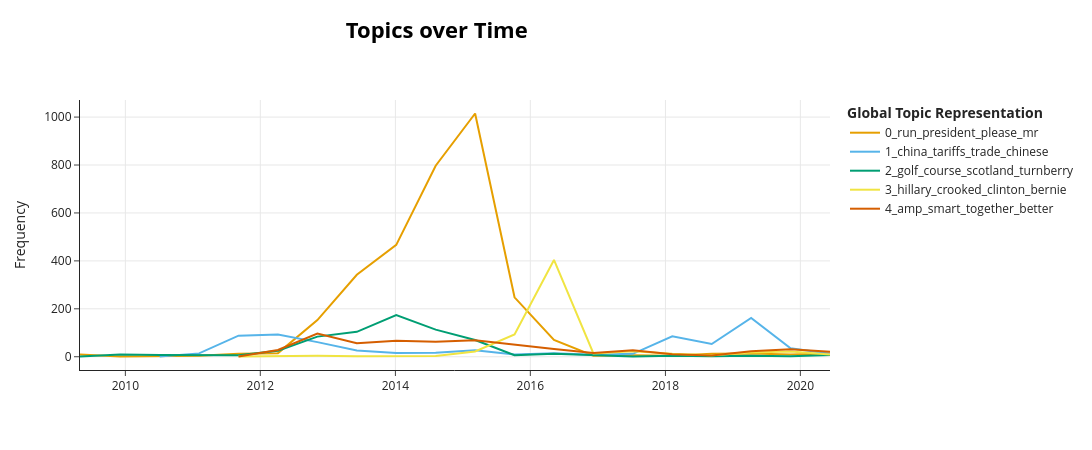

Notebook code cell kept with this figure:
### Markdown cell above
From the obtained `topics_over_time` DataFrame, we can analyze the evolution of topics over time and identify trends and patterns in the Tweet data. We can visualize using the method `visualize_topics_over_time` to see how topics evolve over time and identify trends and patterns in the Tweet data. This can provide valuable insights into the changing themes and trends in the text data over time.

The parameter `top_n_topics` specifies the number of top topics to visualize in the plot. This allows us to focus on the most prominent topics and their evolution over time, providing a clearer view of the changing themes and trends in the text data. By adjusting this parameter, we can control how many topics are included in the visualization and gain insights into the most significant topics in our analysis.

### Code cell
model.visualize_topics_over_time(topics_over_time, top_n_topics=5)

### Figure 1 — Plotly figure (JSON) as saved in the notebook; plotly's stock layout.template omitted (floating-point values rounded to 4 significant figures)
{"data": [{"hoverinfo": "text", "hovertext": ["<b>Topic 0</b><br>Words: direct, randal, pinkett, precipice, lieutenant", "<b>Topic 0</b><br>Words: gray, ride, site, fame, line", "<b>Topic 0</b><br>Words: shouldtrumprun, imus, instance, usually, solved", "<b>Topic 0</b><br>Words: defined, teaches, require, mcdonnell, soweto", "<b>Topic 0</b><br>Words: advantageous, brettmdecker, scram, nonpolitical, invoking", "<b>Topic 0</b><br>Words: run, mr, president, donald, thanks", "<b>Topic 0</b><br>Words: run, president, mr, needs, please", "<b>Topic 0</b><br>Words: run, president, please, mr, needs", "<b>Topic 0</b><br>Words: run, please, president, mr, need", "<b>Topic 0</b><br>Words: run, president, mr, please, donald", "<b>Topic 0</b><br>Words: trump, donald, run, need, president", "<b>Topic 0</b><br>Words: crookedhillary, defeat, mr, president, trump", "<b>Topic 0</b><br>Words: drgoodspine, eazymf, confirmgorsuch, manage, scotus", "<b>Topic 0</b><br>Words: retaking, orator, outlines, rust, standforouranthem", "<b>Topic 0</b><br>Words: triumphs, understand, lynch, critics, hilton", "<b>Topic 0</b><br>Words: indicators, dream, chaffetz, barrack, overseas", "<b>Topic 0</b><br>Words: rt, harry, steve, firepac, inions", "<b>Topic 0</b><br>Words: outmastered, griff, objectively, amash, arguably", "<b>Topic 0</b><br>Words: corky, nhsen, tripled, messner, corkyforsenate"], "marker": {"color": "#E69F00"}, "mode": "lines", "name": "0_run_president_please_mr", "type": "scatter", "x": ["2009-04-30T12:30:07.597000000", "2009-12-04T03:08:55.150000000", "2011-02-03T19:37:55.450000000", "2011-09-05T03:52:25.600000000", "2012-04-05T12:06:55.750000000", "2012-11-04T20:21:25.900000000", "2013-06-06T04:35:56.050000000", "2014-01-05T12:50:26.200000000", "2014-08-06T21:04:56.350000000", "2015-03-08T05:19:26.500000000", "2015-10-07T13:33:56.650000000", "2016-05-07T21:48:26.800000000", "2016-12-07T06:02:56.950000000", "2017-07-08T14:17:27.100000000", "2018-02-06T22:31:57.250000000", "2018-09-08T06:46:27.400000000", "2019-04-09T15:00:57.550000000", "2019-11-08T23:15:27.700000000", "2020-06-09T07:29:57.850000000"], "y": [9, 1, 4, 12, 15, 153, 342, 467, 797, 1015, 248, 70, 4, 6, 4, 12, 14, 9, 14]}, {"hoverinfo": "text", "hovertext": ["<b>Topic 1</b><br>Words: shouldtrumprun, factories, compete, com, supposed", "<b>Topic 1</b><br>Words: china, debt, chinese, delegator, condoned", "<b>Topic 1</b><br>Words: china, chinese, cont, currency, trade", "<b>Topic 1</b><br>Words: china, chinese, us, trade, tariffs", "<b>Topic 1</b><br>Words: china, chinese, trade, us, yuan", "<b>Topic 1</b><br>Words: china, laugh, peaceout, trade, warning", "<b>Topic 1</b><br>Words: china, trade, chinese, yuan, screw", "<b>Topic 1</b><br>Words: china, overtaken, curb, laughing, laugh", "<b>Topic 1</b><br>Words: china, manipulation, trans, currency, partnership", "<b>Topic 1</b><br>Words: china, editorial, door, trade, iloveidevices", "<b>Topic 1</b><br>Words: china, stairway, trade, product, companies", "<b>Topic 1</b><br>Words: china, charge, difficult, distorting, trade", "<b>Topic 1</b><br>Words: lavar, china, shoplifting, trade, ungrateful", "<b>Topic 1</b><br>Words: trade, tariffs, china, barriers, farmers", "<b>Topic 1</b><br>Words: china, tariffs, trade, xi, products", "<b>Topic 1</b><br>Words: china, tariffs, trade, products, farmers", "<b>Topic 1</b><br>Words: china, trade, tariffs, farmers, chinese", "<b>Topic 1</b><br>Words: china, fault, tariffs, maine, ustr"], "marker": {"color": "#56B4E9"}, "mode": "lines", "name": "1_china_tariffs_trade_chinese", "type": "scatter", "x": ["2010-07-05T11:23:25.300000000", "2011-02-03T19:37:55.450000000", "2011-09-05T03:52:25.600000000", "2012-04-05T12:06:55.750000000", "2012-11-04T20:21:25.900000000", "2013-06-06T04:35:56.050000000", "2014-01-05T12:50:26.200000000", "2014-08-06T21:04:56.350000000", "2015-03-08T05:19:26.500000000", "2015-10-07T13:33:56.650000000", "2016-05-07T21:48:26.800000000", "2016-12-07T06:02:56.950000000", "2017-07-08T14:17:27.100000000", "2018-02-06T22:31:57.250000000", "2018-09-08T06:46:27.400000000", "2019-04-09T15:00:57.550000000", "2019-11-08T23:15:27.700000000", "2020-06-09T07:29:57.850000000"], "y": [1, 14, 88, 93, 61, 26, 16, 17, 27, 9, 15, 8, 12, 85, 53, 162, 35, 12]}, {"hoverinfo": "text", "hovertext": ["<b>Topic 2</b><br>Words: begun, schedule, ahead, international, scotland", "<b>Topic 2</b><br>Words: golf, tngc, scotland, course, dunes", "<b>Topic 2</b><br>Words: golf, westchester, scotland, channel, club", "<b>Topic 2</b><br>Words: golf, channel, fabulous, course, interns", "<b>Topic 2</b><br>Words: golf, invitational, club, benefiting, jude", "<b>Topic 2</b><br>Words: golf, scotland, course, links, international", "<b>Topic 2</b><br>Words: golf, course, club, scotland, links", "<b>Topic 2</b><br>Words: golf, course, scotland, pga, links", "<b>Topic 2</b><br>Words: golf, course, turnberry, scotland, courses", "<b>Topic 2</b><br>Words: golf, course, scotland, turnberry, club", "<b>Topic 2</b><br>Words: golf, course, turnberry, scotland, ferry", "<b>Topic 2</b><br>Words: bandon, turnberry, golf, commercials, duel", "<b>Topic 2</b><br>Words: turnberry, scotland, opening, course, ailsa", "<b>Topic 2</b><br>Words: dustin, woods, jupiter, golf, johnson", "<b>Topic 2</b><br>Words: brooks, golf, turnberry, tiger, koepka", "<b>Topic 2</b><br>Words: dustin, furthers, golfer, pga, tour", "<b>Topic 2</b><br>Words: gary, golf, turnberry, woodland, overnight", "<b>Topic 2</b><br>Words: golf, played, exercise, constantly, representatives", "<b>Topic 2</b><br>Words: golf, dustin, sean, scotland, course"], "marker": {"color": "#009E73"}, "mode": "lines", "name": "2_golf_course_scotland_turnberry", "type": "scatter", "x": ["2009-04-30T12:30:07.597000000", "2009-12-04T03:08:55.150000000", "2010-07-05T11:23:25.300000000", "2011-02-03T19:37:55.450000000", "2011-09-05T03:52:25.600000000", "2012-04-05T12:06:55.750000000", "2012-11-04T20:21:25.900000000", "2013-06-06T04:35:56.050000000", "2014-01-05T12:50:26.200000000", "2014-08-06T21:04:56.350000000", "2015-03-08T05:19:26.500000000", "2015-10-07T13:33:56.650000000", "2016-05-07T21:48:26.800000000", "2017-07-08T14:17:27.100000000", "2018-02-06T22:31:57.250000000", "2018-09-08T06:46:27.400000000", "2019-04-09T15:00:57.550000000", "2019-11-08T23:15:27.700000000", "2020-06-09T07:29:57.850000000"], "y": [1, 9, 7, 7, 6, 25, 84, 104, 174, 113, 70, 6, 12, 1, 4, 2, 4, 2, 7]}, {"hoverinfo": "text", "hovertext": ["<b>Topic 3</b><br>Words: wasserman, schultz, debbie, listen, wonder", "<b>Topic 3</b><br>Words: clark, harsh, dick, huffington, platform", "<b>Topic 3</b><br>Words: slack, warrencasselljr, strategic, ruin, citizenship", "<b>Topic 3</b><br>Words: perpetual, sofia, mozek, mystery, sitting", "<b>Topic 3</b><br>Words: jrmarsy, gootecks, maarten, empty, issues", "<b>Topic 3</b><br>Words: rounded, dirtmeister, pellscuse, insanity, expecting", "<b>Topic 3</b><br>Words: hillary, clinton, huma, emails, abedin", "<b>Topic 3</b><br>Words: hillary, clinton, crooked, she, sanders", "<b>Topic 3</b><br>Words: hillary, crooked, clinton, bernie, she", "<b>Topic 3</b><br>Words: hillary, clinton, dnc, bernie, perez", "<b>Topic 3</b><br>Words: crooked, hillary, clinton, mails, bernie", "<b>Topic 3</b><br>Words: hillary, clinton, emails, crooked, fbi", "<b>Topic 3</b><br>Words: foundation, clinton, hillary, crooked, klobuchar", "<b>Topic 3</b><br>Words: hillary, emails, crooked, clinton, acid", "<b>Topic 3</b><br>Words: bernie, sanders, nomination, hillary, crooked", "<b>Topic 3</b><br>Words: crooked, hillary, phones, emails, her"], "marker": {"color": "#F0E442"}, "mode": "lines", "name": "3_hillary_crooked_clinton_bernie", "type": "scatter", "x": ["2011-09-05T03:52:25.600000000", "2012-04-05T12:06:55.750000000", "2012-11-04T20:21:25.900000000", "2013-06-06T04:35:56.050000000", "2014-01-05T12:50:26.200000000", "2014-08-06T21:04:56.350000000", "2015-03-08T05:19:26.500000000", "2015-10-07T13:33:56.650000000", "2016-05-07T21:48:26.800000000", "2016-12-07T06:02:56.950000000", "2017-07-08T14:17:27.100000000", "2018-02-06T22:31:57.250000000", "2018-09-08T06:46:27.400000000", "2019-04-09T15:00:57.550000000", "2019-11-08T23:15:27.700000000", "2020-06-09T07:29:57.850000000"], "y": [1, 3, 4, 2, 2, 3, 22, 93, 404, 14, 23, 12, 6, 18, 22, 9]}, {"hoverinfo": "text", "hovertext": ["<b>Topic 4</b><br>Words: punished, music, treat, industry, views", "<b>Topic 4</b><br>Words: amp, fuel, olds, easiest, ringing", "<b>Topic 4</b><br>Words: amp, murray, scot, glenfiddich, forbes", "<b>Topic 4</b><br>Words: amp, radio, eve, customers, think", "<b>Topic 4</b><br>Words: amp, eggs, radio, frumpy, irrelevant", "<b>Topic 4</b><br>Words: amp, int, loeb, ward, hit", "<b>Topic 4</b><br>Words: amp, bdean, silentmajority, deals, tump", "<b>Topic 4</b><br>Words: amp, llisav, biloxi, safe, insightful", "<b>Topic 4</b><br>Words: amp, shoulder, safe, together, unity", "<b>Topic 4</b><br>Words: hire, amp, sheriffs, teacher, american", "<b>Topic 4</b><br>Words: amp, prosper, heel, heal, rebuild", "<b>Topic 4</b><br>Words: flexibility, amp, zito, raves, salena", "<b>Topic 4</b><br>Words: dovish, vigor, wren, bozo, fargo", "<b>Topic 4</b><br>Words: amp, studio, filthy, tuned, equipment", "<b>Topic 4</b><br>Words: amp, tap, vaping, competitive, prevail", "<b>Topic 4</b><br>Words: amp, daytime, taylor, alaska, tech"], "marker": {"color": "#D55E00"}, "mode": "lines", "name": "4_amp_smart_together_better", "type": "scatter", "x": ["2011-09-05T03:52:25.600000000", "2012-04-05T12:06:55.750000000", "2012-11-04T20:21:25.900000000", "2013-06-06T04:35:56.050000000", "2014-01-05T12:50:26.200000000", "2014-08-06T21:04:56.350000000", "2015-03-08T05:19:26.500000000", "2015-10-07T13:33:56.650000000", "2016-05-07T21:48:26.800000000", "2016-12-07T06:02:56.950000000", "2017-07-08T14:17:27.100000000", "2018-02-06T22:31:57.250000000", "2018-09-08T06:46:27.400000000", "2019-04-09T15:00:57.550000000", "2019-11-08T23:15:27.700000000", "2020-06-09T07:29:57.850000000"], "y": [1, 28, 97, 56, 67, 63, 69, 50, 32, 16, 27, 10, 5, 23, 31, 21]}], "layout": {"height": 450, "hoverlabel": {"bgcolor": "white", "font": {"family": "Rockwell", "size": 16}}, "legend": {"title": {"text": "<b>Global Topic Representation"}}, "title": {"font": {"color": "Black", "size": 22}, "text": "<b>Topics over Time</b>", "x": 0.4, "xanchor": "center", "y": 0.95, "yanchor": "top"}, "width": 1250, "xaxis": {"showgrid": true}, "yaxis": {"showgrid": true, "title": {"text": "Frequency"}}}}
